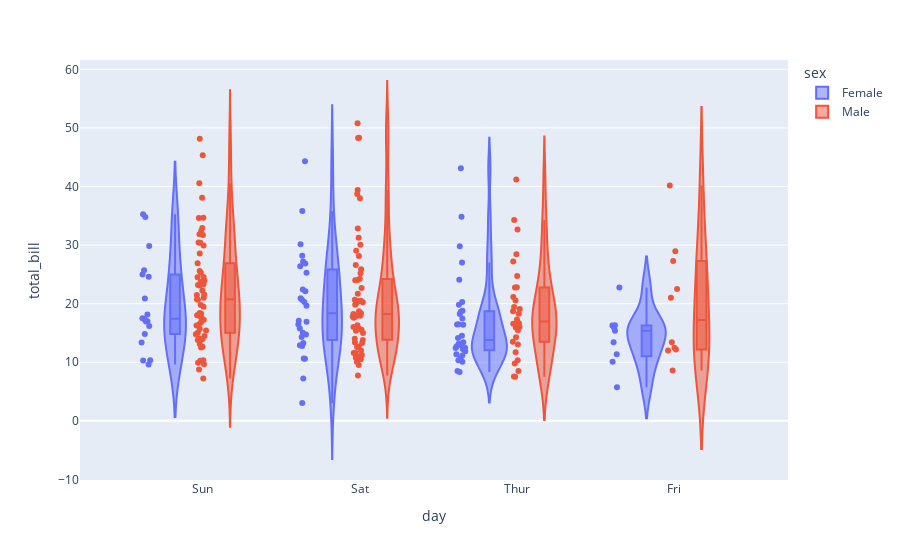

Here is the notebook cell this chart was saved with:
### Code cell
df = px.data.tips() 
fig = px.violin(df, y='total_bill', x='day', color='sex', box=True, points='all') 
fig.show()

### Figure 1 — Plotly figure (JSON) as saved in the notebook; plotly's stock layout.template omitted (floating-point values rounded to 4 significant figures; data arrays with more than 128 entries replaced by an {"elided": "..."} marker saying what was removed)
{"data": [{"alignmentgroup": "True", "box": {"visible": true}, "hovertemplate": "sex=Female<br>day=%{x}<br>total_bill=%{y}<extra></extra>", "legendgroup": "Female", "marker": {"color": "#636efa"}, "name": "Female", "offsetgroup": "Female", "orientation": "v", "points": "all", "scalegroup": "True", "showlegend": true, "type": "violin", "x": ["Sun", "Sun", "Sun", "Sun", "Sun", "Sun", "Sat", "Sat", "Sat", "Sat", "Sat", "Sat", "Sun", "Sun", "Sat", "Sat", "Sat", "Sat", "Sat", "Sat", "Sat", "Thur", "Thur", "Fri", "Fri", "Fri", "Fri", "Fri", "Sat", "Sat", "Sat", "Sat", "Sat", "Sun", "Sun", "Thur", "Thur", "Thur", "Thur", "Thur", "Thur", "Thur", "Thur", "Thur", "Thur", "Thur", "Thur", "Thur", "Thur", "Thur", "Thur", "Thur", "Thur", "Thur", "Thur", "Thur", "Thur", "Sun", "Sun", "Sun", "Sun", "Sun", "Sat", "Sat", "Sun", "Sun", "Sun", "Thur", "Thur", "Thur", "Thur", "Thur", "Thur", "Thur", "Sat", "Sat", "Sat", "Sat", "Sat", "Fri", "Fri", "Fri", "Fri", "Sat", "Sat", "Sat", "Thur"], "x0": " ", "xaxis": "x", "y": [16.99, 24.59, 35.26, 14.83, 10.33, 16.97, 20.29, 15.77, 19.65, 15.06, 20.69, 16.93, 10.29, 34.81, 26.41, 16.45, 3.07, 17.07, 26.86, 25.28, 14.73, 10.07, 34.83, 5.75, 16.32, 22.75, 11.35, 15.38, 44.3, 22.42, 20.92, 14.31, 7.25, 25.71, 17.31, 10.65, 12.43, 24.08, 13.42, 12.48, 29.8, 14.52, 11.38, 20.27, 11.17, 12.26, 18.26, 8.51, 10.33, 14.15, 13.16, 17.47, 27.05, 16.43, 8.35, 18.64, 11.87, 29.85, 25, 13.39, 16.21, 17.51, 10.59, 10.63, 9.6, 20.9, 18.15, 19.81, 43.11, 13, 12.74, 13, 16.4, 16.47, 12.76, 13.27, 28.17, 12.9, 30.14, 13.42, 15.98, 16.27, 10.09, 22.12, 35.83, 27.18, 18.78], "y0": " ", "yaxis": "y"}, {"alignmentgroup": "True", "box": {"visible": true}, "hovertemplate": "sex=Male<br>day=%{x}<br>total_bill=%{y}<extra></extra>", "legendgroup": "Male", "marker": {"color": "#EF553B"}, "name": "Male", "offsetgroup": "Male", "orientation": "v", "points": "all", "scalegroup": "True", "showlegend": true, "type": "violin", "x": {"elided": "157 str values"}, "x0": " ", "xaxis": "x", "y": {"elided": "157 float values"}, "y0": " ", "yaxis": "y"}], "layout": {"legend": {"title": {"text": "sex"}, "tracegroupgap": 0}, "margin": {"t": 60}, "violinmode": "group", "xaxis": {"anchor": "y", "domain": [0, 1], "title": {"text": "day"}}, "yaxis": {"anchor": "x", "domain": [0, 1], "title": {"text": "total_bill"}}}}
